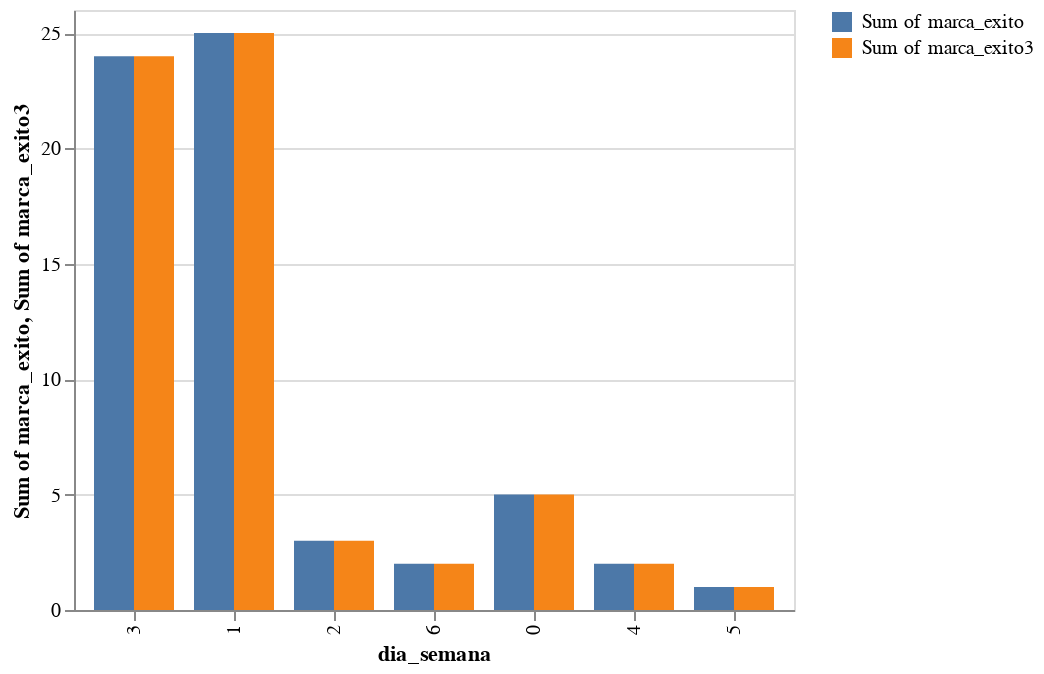

The cell this chart's notebook holds for it:
### Markdown cell above
### Marca éxito Tipo 1: % visualización >= Mediana

### Code cell
DeepnoteChart(df_dataset_priori, """{"layer":[{"mark":{"clip":true,"type":"bar","color":"#4c78a8","tooltip":true},"encoding":{"x":{"sort":null,"type":"nominal","field":"dia_semana","scale":{"type":"linear"}},"y":{"sort":null,"type":"quantitative","field":"marca_exito","scale":{"type":"linear"},"aggregate":"sum"},"color":{"datum":"Sum of marca_exito"},"xOffset":{"datum":"Sum of marca_exito"}}},{"mark":{"clip":true,"type":"bar","color":"#f58518","tooltip":true},"encoding":{"x":{"sort":null,"type":"nominal","field":"dia_semana","scale":{"type":"linear"}},"y":{"sort":null,"type":"quantitative","field":"marca_exito3","scale":{"type":"linear"},"aggregate":"sum"},"color":{"datum":"Sum of marca_exito3"},"xOffset":{"datum":"Sum of marca_exito3"}}}],"config":{"legend":{}},"$schema":"https://vega.github.io/schema/vega-lite/v5.json","encoding":{}}""")
